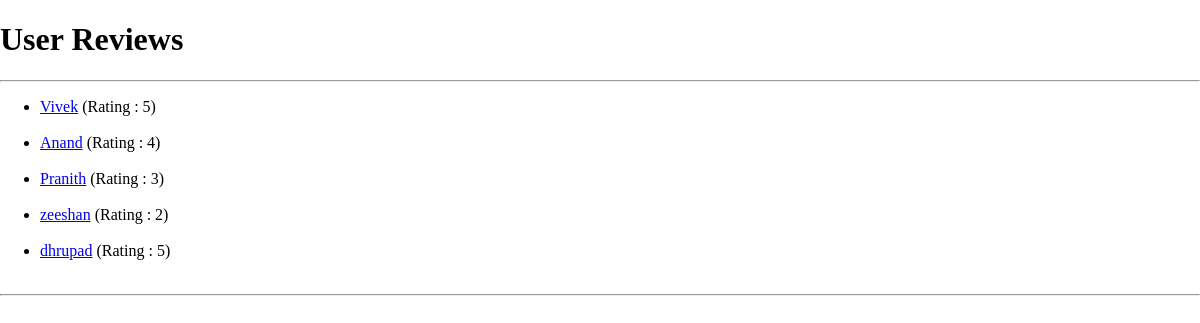
The app's page /reviews with its own data.
### reviews/models.py (models this page shows)
class Review(models.Model):
    user_name = models.CharField(max_length=100)
    review_text = models.TextField(max_length=200)
    rating = models.IntegerField(validators= [MaxValueValidator(5) , MinValueValidator(1)])

### reviews/views.py (the view)
# urls.py: path('reviews', views.ReviewsListView.as_view()),
class ReviewsListView(ListView):
    template_name = "reviews/review_list.html"
    model = Review
    context_object_name = "reviews"

### reviews/templates/reviews/review_list.html (shortened to what this page needs)
{% extends 'reviews/base.html' %}
{% block content %}
    <h1>User Reviews </h1>
    <hr>
    <ul>
        {% for review in reviews %}
        <li>
            <a href="{% url 'reviews' review.id %}">{{ review.user_name }}<a> (Rating : {{ review.rating }})
        </li>
        <br>
        {% endfor %}
    </ul>
    <hr>
{% endblock content %}

### reviews/static/reviews/styles.css (style rules this page uses)
body { font-family: 'Times New Roman', Times, serif; margin: 0; }

### records on screen
Review: user_name "Vivek", rating "5"
Review: user_name "Anand", rating "4"
Review: user_name "Pranith", rating "3"
Review: user_name "zeeshan", rating "2"
Review: user_name "dhrupad", rating "5"
